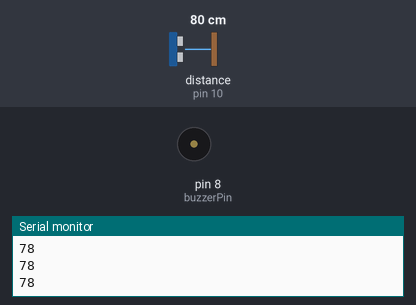
A sketch run on a simulated Arduino Uno, built with avr-gcc and run on an emulated ATmega328P. Shown: buzzer (waves = sounding, pin HIGH), the last lines printed to the serial monitor. Wiring (inferred from the names in the program): ultrasonic range finder: trigger pin 9; echo pin 10. The inputs (shaded band) are chosen by the test bench; at power-on: distance to the obstacle (sensor on pin 10) 80 cm. The echo pulse lasts 58.3 µs per cm; pins used as bus, display or sensor lines are not drawn.

Above: at 1.2 s.
1.3 s: distance to the obstacle (sensor on pin 10) set to 12 cm
2.8 s: distance to the obstacle (sensor on pin 10) set to 9 cm
At 3.1 s:
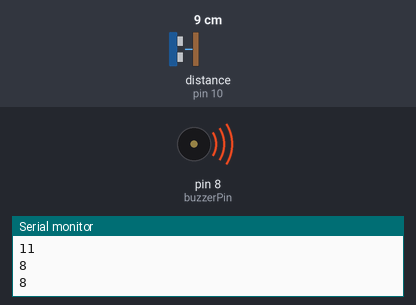
4.3 s: distance to the obstacle (sensor on pin 10) set to 18 cm
At 5.6 s:
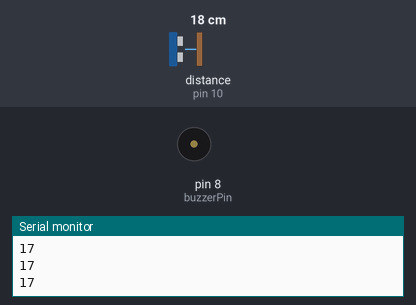
5.9 s: distance to the obstacle (sensor on pin 10) set to 2 cm
At 6.4 s:
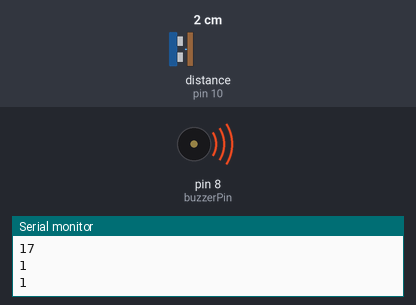
Timing chart, 0 to 8.5 s (numbered marks = the images above; inputs shaded):
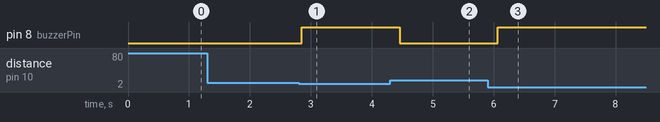

The sketch:

L4_Activity2_DistanceSensor.ino
```cpp
const int trigPin = 9;
const int echoPin = 10;
const int buzzerPin = 8;

long duration;
int distance;

void setup(){
  pinMode(trigPin, OUTPUT);
  pinMode(echoPin, INPUT);
  pinMode(buzzerPin, OUTPUT);
  Serial.begin(9600);
}

void loop(){
  // Send Sound wave for 10us
  digitalWrite(trigPin, HIGH);
  delayMicroseconds(10);
  digitalWrite(trigPin, LOW); // Dont send sound waves
  delayMicroseconds(10);

  duration = pulseIn(echoPin, HIGH); //measures the time how long the sound wave last
  // sound wave hit the wall, then go back to sensor therefore the duration = distance * 2

  //convert duration(us) to cm
  distance = duration * 0.034/2;

  Serial.println(distance);

  if(distance < 10){
    analogWrite(buzzerPin, 255);
  }
  else{
    analogWrite(buzzerPin, 0);
  }

  delay(200); // Recieve the distance every 0.2 seconds.

}
```

Measured:
- the behaviour switches between 11 and 10 cm on distance to the obstacle (sensor on pin 10) (found by bisection; images 0 and 1)
- after the input at 2.8 s, pin 8 (buzzerPin): LOW → HIGH after 0.05 s
- after the input at 4.3 s, pin 8 (buzzerPin): HIGH → LOW after 0.16 s
- after the input at 5.9 s, pin 8 (buzzerPin): LOW → HIGH after 0.17 s
